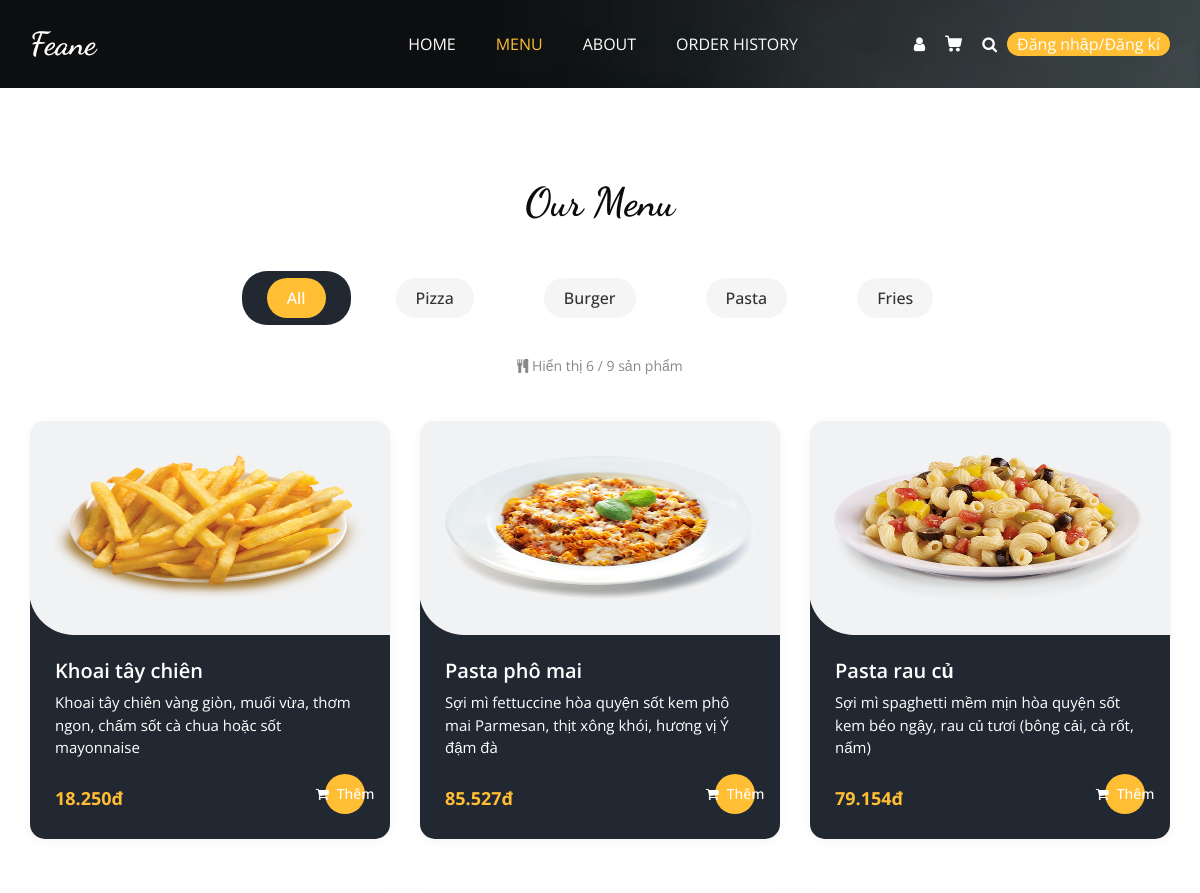
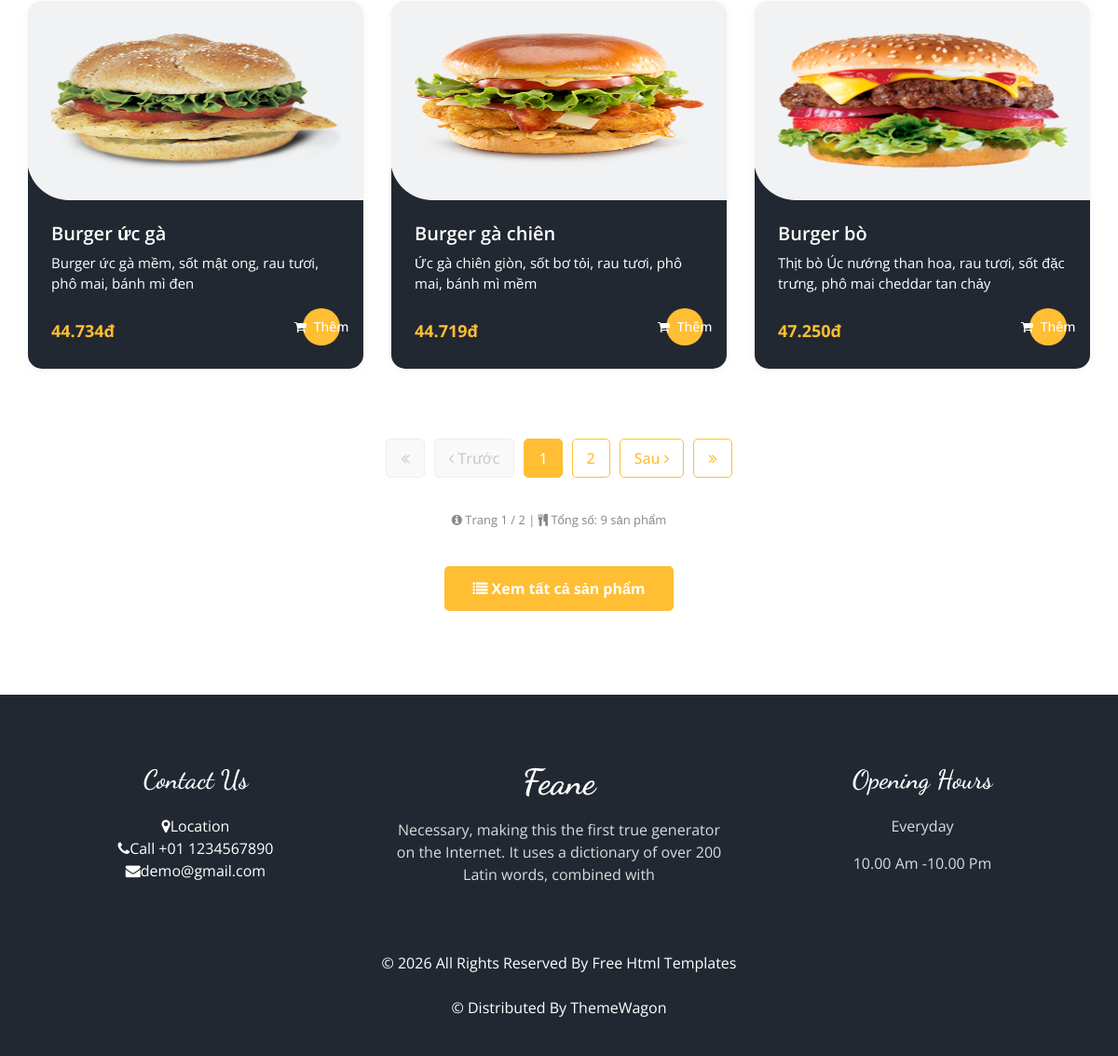
Page /menu.php on the committed database (2 pictures, top to bottom).
### tables this page shows
CREATE TABLE `categories` (
  `id` int(11) NOT NULL,
  `name` varchar(100) NOT NULL,
  `description` text DEFAULT NULL,
  `image` varchar(255) DEFAULT NULL,
  `status` enum('active','inactive') DEFAULT 'active',
  `created_at` timestamp NOT NULL DEFAULT current_timestamp(),
  `updated_at` timestamp NOT NULL DEFAULT current_timestamp() ON UPDATE current_timestamp()
);

CREATE TABLE `products` (
  `id` int(11) NOT NULL,
  `code` varchar(20) NOT NULL,
  `name` varchar(200) NOT NULL,
  `category_id` int(11) NOT NULL,
  `description` text DEFAULT NULL,
  `image` varchar(255) DEFAULT NULL,
  `cost_price` decimal(10,2) NOT NULL,
  `selling_price` decimal(10,2) NOT NULL,
  `stock_quantity` int(11) DEFAULT 0,
  `status` enum('active','inactive') DEFAULT 'active',
  `created_at` timestamp NOT NULL DEFAULT current_timestamp(),
  `updated_at` timestamp NOT NULL DEFAULT current_timestamp() ON UPDATE current_timestamp(),
  `profit_percentage` int(11) DEFAULT NULL
);

### menu.php (the view, shortened to what this page needs)
<?php
require_once __DIR__ . '/includes/db_connection.php';
$page = isset($_GET['page']) ? (int)$_GET['page'] : 1;
$category_slug = isset($_GET['category']) ? $_GET['category'] : 'all';
$limit = 6;
$offset = ($page - 1) * $limit;
$categories_stmt = $pdo->query("SELECT * FROM categories WHERE status = 'active' ORDER BY id ASC");
$categories = $categories_stmt->fetchAll(PDO::FETCH_ASSOC);
$current_category_name = 'All';
$where_clause = "WHERE p.status = 'active'";
$params = [];
$count_stmt = $pdo->prepare("SELECT COUNT(*) FROM products p $where_clause");
$count_stmt->execute($params);
$total_products = $count_stmt->fetchColumn();
$total_pages = max(1, ceil($total_products / $limit));
$sql = "SELECT p.id, p.name, p.description, p.image, p.category_id,
               (p.cost_price * (1 + p.profit_percentage/100)) AS selling_price
        FROM products p
        $where_clause
        ORDER BY p.id DESC
        LIMIT $limit OFFSET $offset";
$stmt = $pdo->prepare($sql);
$stmt->execute($params);
$products = $stmt->fetchAll(PDO::FETCH_ASSOC);
$is_logged_in = isset($_SESSION['user_id']);
$user_info = null;
?>
<!DOCTYPE html>
<html>
<head>
  <link rel="stylesheet" type="text/css" href="css/bootstrap.css" />
  <link rel="stylesheet" type="text/css" href="https://cdnjs.cloudflare.com/ajax/libs/OwlCarousel2/2.3.4/assets/owl.carousel.min.css" />
  <link rel="stylesheet" href="https://cdnjs.cloudflare.com/ajax/libs/jquery-nice-select/1.1.0/css/nice-select.min.css" />
  <link href="css/font-awesome.min.css" rel="stylesheet" />
  <link href="css/style.css" rel="stylesheet" />
  <link href="css/responsive.css" rel="stylesheet" />
</head>
<body class="sub_page">
<div class="hero_area">
  <div class="bg-box">
    <img src="images/hero-bg.jpg" alt="">
  </div>
  <header class="header_section">
    <div class="container">
      <nav class="navbar navbar-expand-lg custom_nav-container">
        <a class="navbar-brand" href="index.php">
          <span>
            Feane
          </span>
        </a>
        <div class="collapse navbar-collapse" id="navbarSupportedContent">
          <ul class="navbar-nav mx-auto">
            <li class="nav-item">
              <a class="nav-link" href="index.php">Home</a>
            </li>
            <li class="nav-item active">
              <a class="nav-link" href="menu.php">Menu <span class="sr-only">(current)</span></a>
            </li>
            <li class="nav-item">
              <a class="nav-link" href="about.php">About</a>
            </li>
            <li class="nav-item">
              <a class="nav-link" href="order_history.php">Order History</a>
            </li>
          </ul>
          <div class="user_option">
            <?php if ($is_logged_in && $user_info): ?>
              <div class="user-dropdown">
                <button class="user-dropdown-btn" id="userDropdownBtn">
                  <div class="user-icon">
                    <?= strtoupper(substr($user_info['full_name'] ?? $user_info['username'], 0, 1)) ?>
                  </div>
                  <span class="user-name">
                    <?= htmlspecialchars($user_info['full_name'] ?: $user_info['username']) ?>
                  </span>
                  <i class="fa fa-chevron-down" style="color: white; font-size: 12px;"></i>
                </button>
                <div class="dropdown-menu-custom" id="userDropdownMenu">
                  <div class="dropdown-header">
                    <div class="dropdown-header-icon">
                      <?= strtoupper(substr($user_info['full_name'] ?? $user_info['username'], 0, 1)) ?>
                    </div>
                    <div class="dropdown-header-info">
                      <h6><?= htmlspecialchars($user_info['full_name'] ?: $user_info['username']) ?></h6>
                      <p><?= htmlspecialchars($user_info['email']) ?></p>
                    </div>
                  </div>
                  <a href="user/profile.php" class="dropdown-item-custom">
                    <i class="fa fa-user"></i>
                    <span>Thông tin tài khoản</span>
                  </a>
                </div>
              </div>
            <?php else: ?>
              <a href="user/login.php" class="user_link">
                <i class="fa fa-user" aria-hidden="true"></i>
              </a>
            <?php endif; ?>
            <a class="cart_link" href="cart.php">
            </a>
            <a href="search.php" class="btn nav_search-btn">
              <i class="fa fa-search" aria-hidden="true"></i>
            </a>
            <div class="order_online">
              <?php if ($is_logged_in): ?>
                <a href="user/logout.php" style="color: white;">
                  Đăng xuất
                </a>
              <?php else: ?>
                <a href="user/login.php" style="color: white;">
                  Đăng nhập/Đăng kí
                </a>
              <?php endif; ?>
            </div>
          </div>
        </div>
      </nav>
    </div>
  </header>
</div>
<section class="food_section layout_padding">
  <div class="container">
    <div class="heading_container heading_center">
      <h2>
        Our Menu
      </h2>
    </div>
    <ul class="filters_menu">
      <li class="<?php echo $category_slug == 'all' ? 'active' : ''; ?>">
        <a href="menu.php?category=all&page=1">All</a>
      </li>
      <?php foreach ($categories as $cat): ?>
        <li class="<?php echo $category_slug == strtolower($cat['name']) ? 'active' : ''; ?>">
          <a href="menu.php?category=<?php echo strtolower($cat['name']); ?>&page=1">
            <?php echo htmlspecialchars($cat['name']); ?>
          </a>
        </li>
      <?php endforeach; ?>
    </ul>
    <div class="result-count">
      <i class="fa fa-cutlery"></i> Hiển thị <?php echo count($products); ?> / <?php echo $total_products; ?> sản phẩm
    </div>
    <div class="filters-content">
      <div class="row grid" id="menu-items-container">
        <?php if (empty($products)): ?>
          <div class="col-12 text-center">
            <div style="padding: 60px 0;">
              <i class="fa fa-exclamation-circle" style="font-size: 48px; color: #ffbe33; margin-bottom: 20px;"></i>
              <h4>Không có sản phẩm nào</h4>
              <p>Danh mục <?php echo htmlspecialchars($current_category_name); ?> hiện chưa có sản phẩm.</p>
              <a href="menu.php?category=all&page=1" class="btn-view-more" style="display: inline-block; margin-top: 15px;">
                Xem tất cả sản phẩm
              </a>
            </div>
          </div>
        <?php else: ?>
          <?php foreach ($products as $product): ?>
            <div class="col-sm-6 col-lg-4">
              <div class="box">
                <a href="product_detail.php?id=<?php echo $product['id']; ?>">
                  <div class="img-box">
                    <img src="<?php echo htmlspecialchars($product['image']); ?>" alt="<?php echo htmlspecialchars($product['name']); ?>">
                  </div>
                </a>
                <div class="detail-box">
                  <h5><?php echo htmlspecialchars($product['name']); ?></h5>
                  <p><?php echo htmlspecialchars($product['description']); ?></p>
                  <div class="options">
                    <h6><?php echo number_format($product['selling_price'], 0, ',', '.'); ?>đ</h6>
                    <?php if ($is_logged_in): ?>
                      <button class="add-to-cart-btn"
                              data-id="<?php echo $product['id']; ?>"
                              data-name="<?php echo htmlspecialchars($product['name']); ?>"
                              data-price="<?php echo $product['selling_price']; ?>"
                              data-image="<?php echo htmlspecialchars($product['image']); ?>">
                        <i class="fa fa-shopping-cart"></i> Thêm
                      </button>
                    <?php else: ?>
                      <a href="user/login.php" class="cart-link-btn">
                        <i class="fa fa-shopping-cart"></i> Thêm
                      </a>
                    <?php endif; ?>
                  </div>
                </div>
              </div>
            </div>
          <?php endforeach; ?>
        <?php endif; ?>
      </div>
    </div>
    <?php if ($total_pages > 1): ?>
    <div class="pagination-container">
      <ul class="pagination">
        <li>
          <?php if ($page > 1): ?>
            <a href="menu.php?category=<?php echo $category_slug; ?>&page=1" title="Trang đầu">
              <i class="fa fa-angle-double-left"></i>
            </a>
          <?php else: ?>
            <a href="#" class="disabled"><i class="fa fa-angle-double-left"></i></a>
          <?php endif; ?>
        </li>
        <li>
          <?php if ($page > 1): ?>
            <a href="menu.php?category=<?php echo $category_slug; ?>&page=<?php echo $page - 1; ?>" title="Trang trước">
              <i class="fa fa-angle-left"></i> Trước
            </a>
          <?php else: ?>
            <a href="#" class="disabled"><i class="fa fa-angle-left"></i> Trước</a>
          <?php endif; ?>
        </li>
        <?php
        $start_page = max(1, $page - 2);
        $end_page = min($total_pages, $page + 2);
        for ($i = $start_page; $i <= $end_page; $i++):
        ?>
          <li>
            <a href="menu.php?category=<?php echo $category_slug; ?>&page=<?php echo $i; ?>" class="<?php echo $i == $page ? 'active' : ''; ?>">
              <?php echo $i; ?>
            </a>
          </li>
        <?php endfor;
        ?>
        <li>
          <?php if ($page < $total_pages): ?>
            <a href="menu.php?category=<?php echo $category_slug; ?>&page=<?php echo $page + 1; ?>" title="Trang sau">
              Sau <i class="fa fa-angle-right"></i>
            </a>
          <?php else: ?>
            <a href="#" class="disabled">Sau <i class="fa fa-angle-right"></i></a>
          <?php endif; ?>
        </li>
        <li>
          <?php if ($page < $total_pages): ?>
            <a href="menu.php?category=<?php echo $category_slug; ?>&page=<?php echo $total_pages; ?>" title="Trang cuối">
              <i class="fa fa-angle-double-right"></i>
            </a>
          <?php else: ?>
            <a href="#" class="disabled"><i class="fa fa-angle-double-right"></i></a>
          <?php endif; ?>
        </li>
      </ul>
    </div>
    <div class="page-info">
      <i class="fa fa-info-circle"></i> Trang <?php echo $page; ?> / <?php echo $total_pages; ?> |
      <i class="fa fa-cutlery"></i> Tổng số: <?php echo $total_products; ?> sản phẩm
    </div>
    <?php endif; ?>
    <div class="view-more-container">
      <a href="menu.php?category=all&page=1" class="btn-view-more">
        <i class="fa fa-list"></i> Xem tất cả sản phẩm
      </a>
    </div>
  </div>
</section>
<footer class="footer_section">
  <div class="container">
    <div class="row">
      <div class="col-md-4 footer-col">
        <div class="footer_contact">
          <h4>
            Contact Us
          </h4>
          <div class="contact_link_box">
    <div><i class="fa fa-map-marker"></i><span>Location</span></div>
    <div><i class="fa fa-phone"></i><span>Call +01 1234567890</span></div>
    <div><i class="fa fa-envelope"></i><span>demo@gmail.com</span></div>
</div>
        </div>
      </div>
      <div class="col-md-4 footer-col">
        <div class="footer_detail">
          <a href="" class="footer-logo">
            Feane
          </a>
          <p>
            Necessary, making this the first true generator on the Internet. It uses a dictionary of over 200 Latin words, combined with
          </p>
        </div>
      </div>
      <div class="col-md-4 footer-col">
        <h4>
          Opening Hours
        </h4>
        <p>
          Everyday
        </p>
        <p>
          10.00 Am -10.00 Pm
        </p>
      </div>
    </div>
    <div class="footer-info">
      <p>
        &copy; <span id="displayYear"></span> All Rights Reserved By
        <a href="https://html.design/">Free Html Templates</a><br><br>
        &copy; <span id="displayYear"></span> Distributed By
        <a href="https://themewagon.com/" target="_blank">ThemeWagon</a>
      </p>
    </div>
  </div>
</footer>
</body>
</html>

### css/responsive.css (style rules this page uses)
@media (min-width: 1200px) { .container { max-width: 1170px; } }

### menu.php (style rules this page uses)
.hero_area { min-height: auto !important; }
.pagination-container { display: flex; justify-content: center; margin-top: 40px; }
.pagination { display: flex; list-style: none; padding: 0; flex-wrap: wrap; justify-content: center; }
.pagination li { margin: 5px; }
.pagination a { display: block; padding: 8px 15px; border: 1px solid #ffbe33; border-radius: 5px; text-decoration: none; color: #ffbe33; transition: all 0.3s; font-weight: 500; }
.pagination a:hover, .pagination a.active { background-color: #ffbe33; color: white; border-color: #ffbe33; }
.pagination a.disabled { pointer-events: none; opacity: 0.5; background-color: #f5f5f5; border-color: #ddd; color: #999; }
.cart_link { position: relative; }
.cart-link-btn { background: #ffbe33; border: none; padding: 10px 15px; border-radius: 30px; display: inline-flex; align-items: center; gap: 8px; color: white; font-weight: 500; font-size: 14px; text-decoration: none; transition: all 0.3s; }
.view-more-container { display: flex; justify-content: center; margin-top: 40px; }
.btn-view-more { background-color: #ffbe33; color: white; padding: 12px 30px; border-radius: 5px; text-decoration: none; font-weight: bold; transition: all 0.3s; display: inline-block; }
.filters_menu { display: flex; justify-content: center; flex-wrap: wrap; list-style: none; padding: 0; margin-bottom: 30px; }
.filters_menu li { margin: 0 10px 10px; }
.filters_menu li a { display: inline-block; padding: 8px 20px; border-radius: 30px; background-color: #f5f5f5; color: #333; text-decoration: none; transition: all 0.3s; font-weight: 500; }
.filters_menu li.active a, .filters_menu li a:hover { background-color: #ffbe33; color: white; }
.box { margin-bottom: 30px; transition: all 0.3s; border-radius: 10px; overflow: hidden; box-shadow: 0 2px 10px rgba(0,0,0,0.05); }
.box .img-box img { width: 100%; transition: transform 0.3s; }
.box .detail-box { padding: 15px; }
.box .options { display: flex; justify-content: space-between; align-items: center; margin-top: 15px; }
.box .options h6 { color: #ffbe33; font-weight: bold; font-size: 18px; margin: 0; }
.result-count { text-align: center; margin-bottom: 20px; color: #888; font-size: 14px; }
.page-info { text-align: center; margin-top: 15px; color: #888; font-size: 13px; }
.detail-box p { color: white !important; line-height: 1.5; margin-bottom: 10px; font-size: 14px; }

### rows in the picture
categories: name "Pizza"
categories: name "Burger"
categories: name "Pasta"
categories: name "Fries"
products: image (picture), name "Khoai tây chiên", description "Khoai tây chiên vàng giòn, muối vừa, thơm ngon, chấm sốt cà chua hoặc sốt mayonnaise", selling_price "18.250"
products: image (picture), name "Pasta phô mai", description "Sợi mì fettuccine hòa quyện sốt kem phô mai Parmesan, thịt xông khói, hương vị Ý đậm đà", selling_price "85.527"
products: image (picture), name "Pasta rau củ", description "Sợi mì spaghetti mềm mịn hòa quyện sốt kem béo ngậy, rau củ tươi (bông cải, cà rốt, nấm)", selling_price "79.154"
products: image (picture), name "Burger ức gà", description "Burger ức gà mềm, sốt mật ong, rau tươi, phô mai, bánh mì đen", selling_price "44.734"
products: image (picture), name "Burger gà chiên", description "Ức gà chiên giòn, sốt bơ tỏi, rau tươi, phô mai, bánh mì mềm", selling_price "44.719"
products: image (picture), name "Burger bò", description "Thịt bò Úc nướng than hoa, rau tươi, sốt đặc trưng, phô mai cheddar tan chảy", selling_price "47.250"

### other values in the picture
count($products) "6"
$total_products "9"
$page "1"
$total_pages "2"
